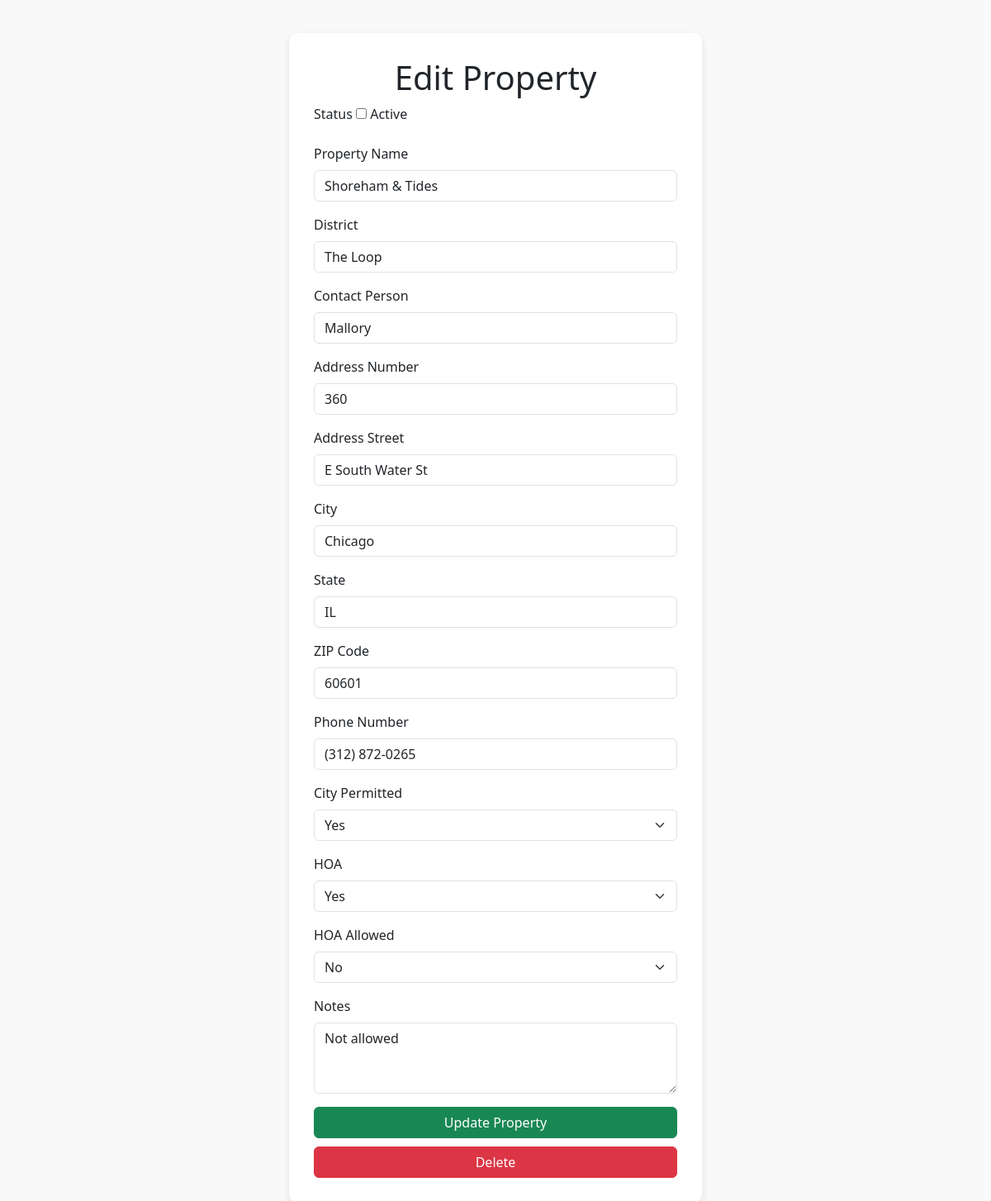
Screenshot of /edit.php?id=7 (signed in) with the database file from the repository.
### tables this page shows
CREATE TABLE `properties` (
  `RECORD_ID` int NOT NULL,
  `PROPERTY_NAME` varchar(255) NOT NULL,
  `CONTACT` varchar(255) DEFAULT NULL,
  `HOUSE_NUMBER` int DEFAULT NULL,
  `STREET_NAME` varchar(255) DEFAULT NULL,
  `CITY` varchar(255) DEFAULT NULL,
  `DISTRICT` varchar(50) DEFAULT NULL,
  `STATE` char(2) DEFAULT NULL,
  `ZIPCODE` int DEFAULT NULL,
  `PHONE_NUMBER` varchar(20) NOT NULL,
  `CITY_PERMITABLE` enum('yes','no') DEFAULT NULL,
  `ISHOA` enum('yes','no') DEFAULT NULL,
  `HOA_ALLOWED` enum('yes','no') DEFAULT NULL,
  `STATUS` enum('yes','no') DEFAULT NULL,
  `NOTES` text
);

### edit.php (the view, shortened to what this page needs)
<?php
require 'config.php';
$id = $_GET['id'] ?? null;
$property = $id ? $pdo->query("SELECT * FROM properties WHERE RECORD_ID = $id")->fetch(PDO::FETCH_ASSOC) : null;
?>
<!DOCTYPE html>
<html lang="en">
<head>
    <link href="https://cdn.jsdelivr.net/npm/bootstrap@5.3.0-alpha3/dist/css/bootstrap.min.css" rel="stylesheet">
</head>
<body>
<div class="container">
    <div class="form-container">
        <h1 class="text-center"><?= $id ? 'Edit' : 'Add' ?> Property</h1>
        <form method="POST">
    <div class="mb-3">
        <label class="form-label">Status</label>
        <input type="checkbox" name="STATUS" <?= (isset($property['STATUS']) && $property['STATUS'] === 'yes') ? 'checked' : '' ?>> Active
    </div>
    <div class="mb-3">
        <label class="form-label">Property Name</label>
        <input type="text" class="form-control" name="PROPERTY_NAME" value="<?= htmlspecialchars($property['PROPERTY_NAME'] ?? '') ?>" required>
    </div>
    <div class="mb-3">
        <label class="form-label">District</label>
        <input type="text" class="form-control" name="DISTRICT" value="<?= htmlspecialchars($property['DISTRICT'] ?? '') ?>">
    </div>
    <div class="mb-3">
        <label class="form-label">Contact Person</label>
        <input type="text" class="form-control" name="CONTACT" value="<?= htmlspecialchars($property['CONTACT'] ?? '') ?>">
    </div>
    <div class="mb-3">
        <label class="form-label">Address Number</label>
        <input type="text" class="form-control" name="HOUSE_NUMBER" value="<?= htmlspecialchars($property['HOUSE_NUMBER'] ?? '') ?>" required>
    </div>
    <div class="mb-3">
        <label class="form-label">Address Street</label>
        <input type="text" class="form-control" id="STREET_NAME" name="STREET_NAME" value="<?= htmlspecialchars($property['STREET_NAME'] ?? '') ?>">
    </div>
    <div class="mb-3">
        <label class="form-label">City</label>
        <input type="text" class="form-control" id="CITY" name="CITY" value="<?= htmlspecialchars($property['CITY'] ?? '') ?>">
    </div>
    <div class="mb-3">
        <label class="form-label">State</label>
        <input type="text" class="form-control" id="STATE" name="STATE" value="<?= htmlspecialchars($property['STATE'] ?? '') ?>">
    </div>
    <div class="mb-3">
        <label class="form-label">ZIP Code</label>
        <input type="text" class="form-control" id="ZIPCODE" name="ZIPCODE" value="<?= htmlspecialchars($property['ZIPCODE'] ?? '') ?>">
    </div>
    <div class="mb-3">
        <label class="form-label">Phone Number</label>
        <input type="text" class="form-control" id="PHONE_NUMBER" name="PHONE_NUMBER" value="<?= htmlspecialchars($property['PHONE_NUMBER'] ?? '') ?>" onkeyup="formatPhoneNumber()">
    </div>
 <div class="mb-3">
    <label class="form-label">City Permitted</label>
    <select class="form-select" id="CITY_PERMITABLE" name="CITY_PERMITABLE">
        <option value="yes" <?= (isset($property['CITY_PERMITABLE']) && $property['CITY_PERMITABLE'] === 'yes') ? 'selected' : '' ?>>Yes</option>
    </select>
</div>
<div class="mb-3">
    <label class="form-label">HOA</label>
    <select class="form-select" id="ISHOA" name="ISHOA" onchange="toggleHOAField()">
        <option value="yes" <?= (isset($property['ISHOA']) && $property['ISHOA'] === 'yes') ? 'selected' : '' ?>>Yes</option>
    </select>
</div>
<div class="mb-3" id="hoa-allowed-field" style="display: none;">
    <label class="form-label">HOA Allowed</label>
    <select class="form-select" name="HOA_ALLOWED">
        <option value="no" <?= (isset($property['HOA_ALLOWED']) && $property['HOA_ALLOWED'] === 'no') ? 'selected' : '' ?>>No</option>
    </select>
</div>
    <div class="mb-3">
        <label class="form-label">Notes</label>
        <textarea class="form-control" name="NOTES" rows="3"><?= htmlspecialchars($property['NOTES'] ?? '') ?></textarea>
    </div>
    <button type="submit" class="btn btn-success w-100"><?= $id ? 'Update' : 'Add' ?> Property</button>
    <?php if ($id): ?>
        <a href="delete.php?id=<?= $property['RECORD_ID'] ?>" class="btn btn-danger w-100">Delete</a>
    <?php endif; ?>
</form>
    </div>
</div>
</body>
</html>

### edit.php (style rules this page uses)
body { background-color: #f9f9f9; }
.form-container { background-color: #ffffff; border-radius: 10px; box-shadow: 0 4px 10px rgba(0, 0, 0, 0.1); padding: 30px; max-width: 500px; margin: 40px auto; }
.btn-danger { margin-top: 10px; }

### rows the page displays
properties: PROPERTY_NAME "Shoreham & Tides", DISTRICT "The Loop", CONTACT "Mallory", HOUSE_NUMBER "360", STREET_NAME "E South Water St", CITY "Chicago", STATE "IL", ZIPCODE "60601", PHONE_NUMBER "(312) 872-0265", CITY_PERMITABLE "Yes", ISHOA "Yes", HOA_ALLOWED "No", NOTES "Not allowed"
